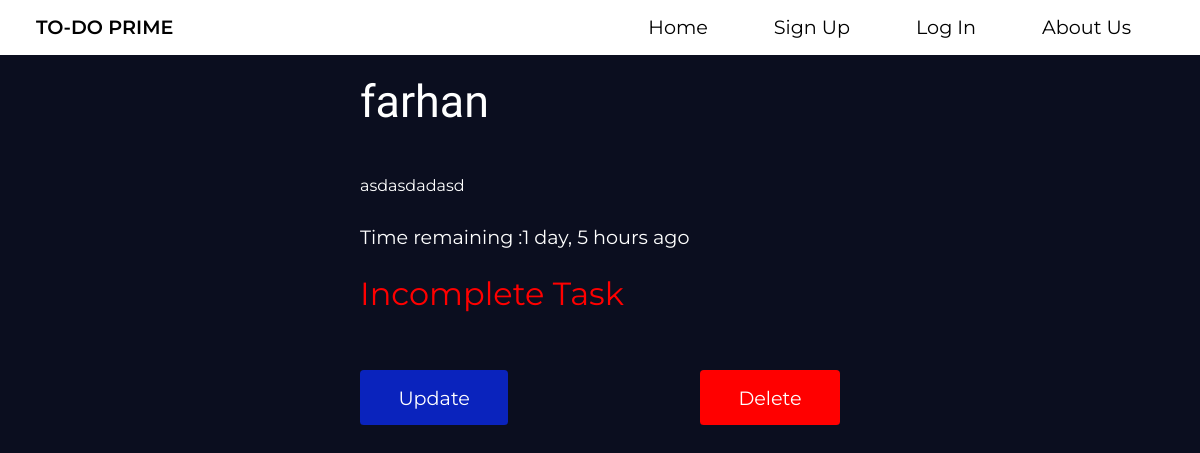
Before: /task/13/ with the older database file.
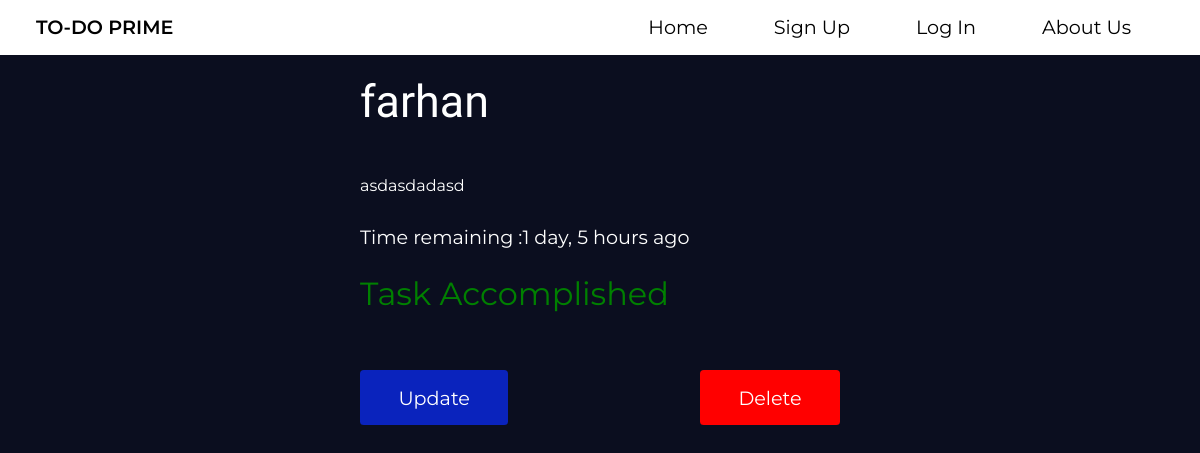
After: the same page with the newer database file.
### user/views.py (the view)
# urls.py: path('task/<str:pk>/', views.tododetail, name='task'),
def tododetail(request,pk):
    todo=Todo.objects.get(id=pk)
    context={'todo':todo}
    return render(request,'user/task-in-detail.html',context)

### user/templates/user/task-in-detail.html
{% extends 'user/base.html' %}
{% load humanize %}
{% block content %}
	<div class="delete-container container" >
            <div class="form-container">
                <form>
                <h2>{{todo.title}}</h2>
                {% if todo.description is None %}
                <p style="font-size: 1rem;">*No description provided*</p>
                {% else %}
                <p style="font-size: 1rem;">{{todo.description}}</p>
                {% endif %}
                <p>Time remaining :{{todo.tasked|naturaltime}}</p>
                {% if todo.completed %}
                <small style="display:inline-block;color:green;font-size: 2rem;margin-top: 20px;">Task Accomplished</small>
                {% else %}
                <small style="display:inline-block;color:red;font-size: 2rem;margin-top: 20px;">Incomplete Task</small>
                {% endif %}
                <div class="btns">
                    <a class="signup" href="{% url 'update' todo.id %}">Update</a>
                    <a href="{% url 'delete' todo.id %}" class="del signup">Delete</a>
                </div>
                </form>
            </div>
    </div>
{% endblock %}

Changed rows visible on the page:
changed Todo "farhan": completed False → True (drawn)
Other visible differences:
text no longer shown: "Incomplete Task"
text now shown: "Task Accomplished"
